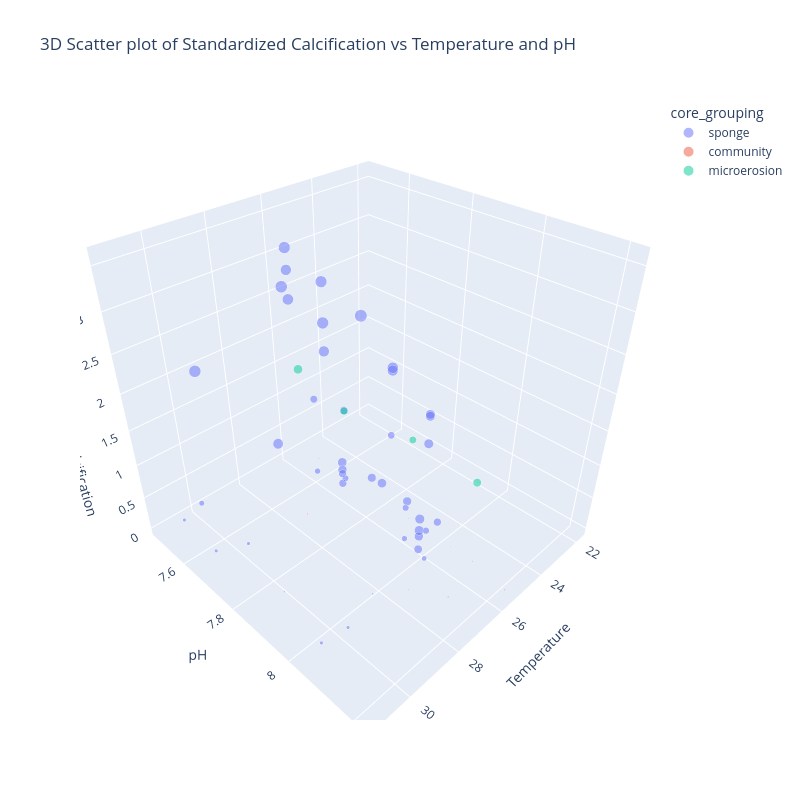

Notebook source saved alongside this figure:
### Code cell
### area-normalised rate against temperature nad pH, in 3D
area_norm_no_outliers_df.loc[:, "points_weights"] = np.sqrt(
    area_norm_no_outliers_df["st_calcification_sd"]
).copy()
px.scatter_3d(
    area_norm_no_outliers_df,
    x="temp",
    y="phtot",
    z="st_calcification",
    color="core_grouping",
    title="3D Scatter plot of Standardized Calcification vs Temperature and pH",
    labels={
        "temp": "Temperature",
        "phtot": "pH",
        "st_calcification": "Standardized Calcification",
    },
    hover_name="species_types",
    opacity=0.5,
    size="points_weights",
    width=800,
    height=800,
)

### Figure 1 — Plotly figure (JSON) as saved in the notebook; plotly's stock layout.template omitted (floating-point values rounded to 4 significant figures)
{"data": [{"hovertemplate": "<b>%{hovertext}</b><br><br>core_grouping=sponge<br>Temperature=%{x}<br>pH=%{y}<br>Standardized Calcification=%{z}<br>points_weights=%{marker.size}<extra></extra>", "hovertext": ["Cliona orientalis", "Cliona orientalis", "Cliona orientalis", "Cliona orientalis", "Cliona orientalis", "Cliona orientalis", "Cliona orientalis", "Cliona orientalis", "Cliona orientalis", "Cliona orientalis", "Cliona orientalis", "Cliona orientalis", "Cliona orientalis", "Cliona orientalis", "Cliona orientalis", "Cliona orientalis", "Cliona carribeae", "Cliona carribeae", "Cliona carribeae", "Cliona carribeae", "Cliona carribeae", "Cliona carribeae", "Cliona carribeae", "Cliona carribeae", "Cliona carribeae", "Cliona carribeae", "Cliona carribeae", "Cliona carribeae", "Cliona varians", "Cliona varians", "Cliona varians", "Cliona varians", "Cliona delitrix", "Cliona delitrix", "Cliona delitrix", "Cliona delitrix", "Cliona orientalis", "Cliona orientalis", "Cliona orientalis", "Cliona orientalis", "Cliona orientalis", "Cliona orientalis", "Cliona orientalis", "Cliona orientalis", "Pione lampa", "Pione lampa", "Pione lampa", "Pione lampa", "Cliona varians", "Cliona varians", "Cliona varians", "Cliona varians", "Pione lampa", "Pione lampa", "Pione lampa", "Pione lampa", "Cliona varians", "Cliona varians", "Cliona varians", "Cliona varians", "Cliona varians", "Cliona varians"], "legendgroup": "sponge", "marker": {"color": "#636efa", "opacity": 0.5, "size": [1.316, 1.249, 0.9306, 1.249, 0.00331, 0.003701, 0.005234, 0.00331, 0.00331, 0.00331, 0.002341, 0.004054, 0.004682, 0.002867, 0.003701, 0.008276, 0.781, 0.781, 0.7681, 0.9899, 0.4472, 1.058, 1.005, 1.212, 1.183, 1.077, 1.01, 1.196, 0.5981, 0.7913, 0.518, 0.518, 0.6708, 0.7937, 0.6708, 0.7348, 0.0111, 0.006411, 0.008276, 0.01047, 0.02178, 0.02178, 0.02386, 0.02577, 0.5223, 0.6512, 0.7139, 0.6425, 0.2828, 0.3464, 0.2646, 0.2236, 0.4899, 0.5568, 0.3606, 0.3873, 0.1, 0.1, 0.2449, 0.1, 0.1, 0.1], "sizemode": "area", "sizeref": 0.00329, "symbol": "circle"}, "mode": "markers", "name": "sponge", "scene": "scene", "showlegend": true, "type": "scatter3d", "x": [28.2, 28.2, 31.25, 31.05, 21.8, 22.1, 22.1, 23.9, 24.5, 24.5, 27.8, 27.9, 27.9, 30.9, 30.9, 30.9, 27.6, 27.6, 27.6, 27.6, 27.6, 27.6, 27.6, 27.6, 27.6, 27.6, 27.6, 27.6, 27.02, 27.02, 27.03, 27.03, 27.02, 27.02, 27.03, 27.03, 25.27, 25.27, 25.27, 25.27, 25.5, 26.9, 28.4, 30.2, 25.0, 25.0, 25.0, 25.0, 27.5, 27.5, 27.5, 27.5, 27.5, 27.5, 27.5, 27.5, 29.77, 29.76, 29.76, 30.67, 30.79, 30.62], "y": [7.961, 7.731, 7.999, 7.729, 8.0, 7.8, 7.52, 8.04, 7.84, 7.57, 8.03, 7.81, 7.55, 8.07, 7.92, 7.56, 8.1, 8.1, 8.1, 8.0, 8.0, 8.0, 7.8, 7.8, 7.8, 7.69, 7.69, 7.69, 8.05, 8.05, 7.8, 7.8, 8.05, 8.05, 7.8, 7.8, 8.11, 8.04, 7.9, 7.55, 8.22, 8.14, 8.01, 7.86, 7.977, 7.873, 7.781, 7.743, 7.75, 7.85, 8.04, 8.1, 7.75, 7.85, 8.04, 8.1, 8.04, 7.68, 7.48, 8.03, 7.66, 7.5], "z": [3.4, 3.3, 2.7, 2.8, 4.11e-05, 0.0001014, 0.0002849, 5.753e-05, 0.0001397, 0.0002986, 2.466e-05, 6.849e-05, 0.0002603, 3.562e-05, 7.671e-05, 0.0003233, 2.21, 2.53, 2.55, 2.81, 2.05, 2.84, 2.61, 2.94, 3.39, 3.01, 3.34, 3.58, 0.47, 0.76, 0.7, 0.85, 0.67, 0.93, 0.91, 1.02, 0.0006082, 0.000611, 0.0007123, 0.0009836, 0.000611, 0.0006904, 0.0008603, 0.001249, 0.1268, 0.1463, 0.1755, 0.1562, 0.85, 1.03, 0.73, 0.64, 1.88, 1.97, 1.18, 1.05, 0.01, 0.02, 0.05, 0.02, 0.11, 0.04]}, {"hovertemplate": "<b>%{hovertext}</b><br><br>core_grouping=community<br>Temperature=%{x}<br>pH=%{y}<br>Standardized Calcification=%{z}<br>points_weights=%{marker.size}<extra></extra>", "hovertext": ["rubble Porites", "rubble Porites", "rubble Porites", "rubble Orbicella", "rubble Orbicella", "rubble Orbicella"], "legendgroup": "community", "marker": {"color": "#EF553B", "opacity": 0.5, "size": [0.01293, 0.005234, 0.01385, 0.0188, 0.01526, 0.01858], "sizemode": "area", "sizeref": 0.00329, "symbol": "circle"}, "mode": "markers", "name": "community", "scene": "scene", "showlegend": true, "type": "scatter3d", "x": [27.5, 27.5, 27.5, 27.5, 27.5, 27.5], "y": [8.06, 7.9, 7.7, 8.06, 7.9, 7.7], "z": [0.0002274, 0.0003671, 0.0003151, 0.0005151, 0.0006411, 0.0005562]}, {"hovertemplate": "<b>%{hovertext}</b><br><br>core_grouping=microerosion<br>Temperature=%{x}<br>pH=%{y}<br>Standardized Calcification=%{z}<br>points_weights=%{marker.size}<extra></extra>", "hovertext": ["rubble", "rubble", "rubble", "rubble"], "legendgroup": "microerosion", "marker": {"color": "#00cc96", "opacity": 0.5, "size": [0.6041, 0.46, 0.5086, 0.7196], "sizemode": "area", "sizeref": 0.00329, "symbol": "circle"}, "mode": "markers", "name": "microerosion", "scene": "scene", "showlegend": true, "type": "scatter3d", "x": [23.8, 24.8, 26.2, 27.2], "y": [8.02, 7.87, 7.74, 7.67], "z": [0.6125, 1.074, 1.449, 2.046]}], "layout": {"height": 800, "legend": {"itemsizing": "constant", "title": {"text": "core_grouping"}, "tracegroupgap": 0}, "scene": {"domain": {"x": [0, 1], "y": [0, 1]}, "xaxis": {"title": {"text": "Temperature"}}, "yaxis": {"title": {"text": "pH"}}, "zaxis": {"title": {"text": "Standardized Calcification"}}}, "title": {"text": "3D Scatter plot of Standardized Calcification vs Temperature and pH"}, "width": 800}}
